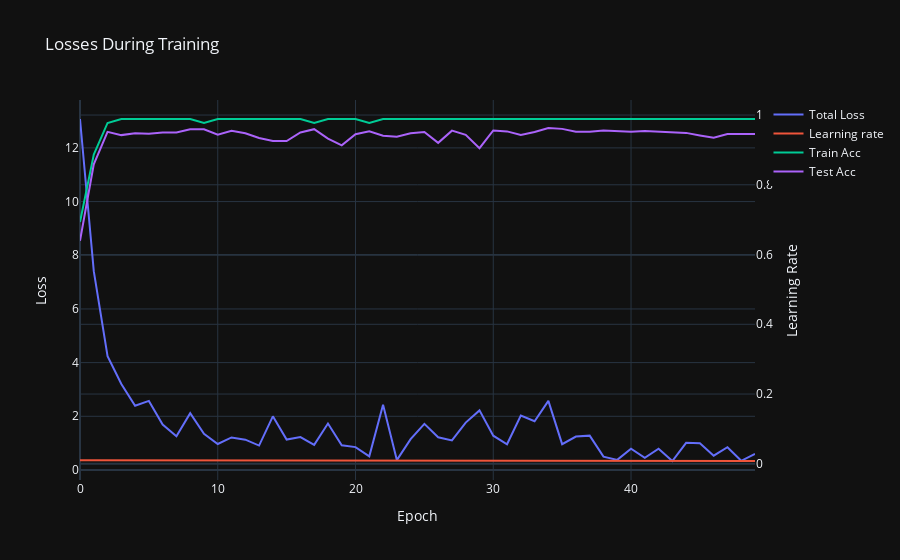

This figure's notebook cell:
### Code cell
import plotly.graph_objects as go

# Unpack the losses
total_losses, learning_rates, train_accuracies, test_accuracies = zip(*training)

# Create a figure
fig = go.Figure()

# Add traces for pairwise and regularization losses
fig.add_trace(go.Scatter(x=list(range(len(total_losses))), y=total_losses, mode='lines', name='Total Loss'))

# Create a secondary y-axis for the total loss
fig.update_layout(
    yaxis=dict(title='Pairwise and Regularization Loss'),
    yaxis2=dict(title='Learning Rate', overlaying='y', side='right')
)

# Add the total loss trace
fig.add_trace(go.Scatter(x=list(range(len(learning_rates))), y=learning_rates, mode='lines', name='Learning rate', yaxis='y2'))
fig.add_trace(go.Scatter(x=list(range(len(train_accuracies))), y=train_accuracies, mode='lines', name='Train Acc', yaxis='y2'))
fig.add_trace(go.Scatter(x=list(range(len(test_accuracies))), y=test_accuracies, mode='lines', name='Test Acc', yaxis='y2'))

# Update layout
fig.update_layout(title='Losses During Training', xaxis_title='Epoch', yaxis_title='Loss')
fig.update_layout(template='plotly_dark')

# Show the figure
fig.show()

### Figure 1 — Plotly figure (JSON) as saved in the notebook; plotly's stock layout.template omitted (floating-point values rounded to 4 significant figures)
{"data": [{"mode": "lines", "name": "Total Loss", "type": "scatter", "x": [0, 1, 2, 3, 4, 5, 6, 7, 8, 9, 10, 11, 12, 13, 14, 15, 16, 17, 18, 19, 20, 21, 22, 23, 24, 25, 26, 27, 28, 29, 30, 31, 32, 33, 34, 35, 36, 37, 38, 39, 40, 41, 42, 43, 44, 45, 46, 47, 48, 49], "y": [13.08, 7.407, 4.244, 3.201, 2.391, 2.573, 1.695, 1.261, 2.115, 1.35, 0.9669, 1.211, 1.128, 0.9095, 1.997, 1.134, 1.225, 0.9365, 1.731, 0.9188, 0.8511, 0.5067, 2.434, 0.3685, 1.146, 1.719, 1.218, 1.101, 1.766, 2.22, 1.278, 0.9567, 2.03, 1.814, 2.573, 0.9614, 1.244, 1.278, 0.4968, 0.3755, 0.7905, 0.4563, 0.794, 0.3342, 1.012, 0.9923, 0.5335, 0.8496, 0.3423, 0.5986]}, {"mode": "lines", "name": "Learning rate", "type": "scatter", "x": [0, 1, 2, 3, 4, 5, 6, 7, 8, 9, 10, 11, 12, 13, 14, 15, 16, 17, 18, 19, 20, 21, 22, 23, 24, 25, 26, 27, 28, 29, 30, 31, 32, 33, 34, 35, 36, 37, 38, 39, 40, 41, 42, 43, 44, 45, 46, 47, 48, 49], "y": [0.01, 0.01, 0.01, 0.01, 0.01, 0.01, 0.01, 0.01, 0.01, 0.01, 0.01, 0.01, 0.01, 0.01, 0.01, 0.01, 0.01, 0.01, 0.01, 0.01, 0.01, 0.01, 0.01, 0.01, 0.01, 0.01, 0.01, 0.01, 0.01, 0.01, 0.01, 0.01, 0.01, 0.01, 0.008, 0.008, 0.008, 0.008, 0.008, 0.008, 0.008, 0.008, 0.008, 0.008, 0.008, 0.008, 0.008, 0.008, 0.008, 0.008], "yaxis": "y2"}, {"mode": "lines", "name": "Train Acc", "type": "scatter", "x": [0, 1, 2, 3, 4, 5, 6, 7, 8, 9, 10, 11, 12, 13, 14, 15, 16, 17, 18, 19, 20, 21, 22, 23, 24, 25, 26, 27, 28, 29, 30, 31, 32, 33, 34, 35, 36, 37, 38, 39, 40, 41, 42, 43, 44, 45, 46, 47, 48, 49], "y": [0.6932, 0.8864, 0.9773, 0.9886, 0.9886, 0.9886, 0.9886, 0.9886, 0.9886, 0.9773, 0.9886, 0.9886, 0.9886, 0.9886, 0.9886, 0.9886, 0.9886, 0.9773, 0.9886, 0.9886, 0.9886, 0.9773, 0.9886, 0.9886, 0.9886, 0.9886, 0.9886, 0.9886, 0.9886, 0.9886, 0.9886, 0.9886, 0.9886, 0.9886, 0.9886, 0.9886, 0.9886, 0.9886, 0.9886, 0.9886, 0.9886, 0.9886, 0.9886, 0.9886, 0.9886, 0.9886, 0.9886, 0.9886, 0.9886, 0.9886], "yaxis": "y2"}, {"mode": "lines", "name": "Test Acc", "type": "scatter", "x": [0, 1, 2, 3, 4, 5, 6, 7, 8, 9, 10, 11, 12, 13, 14, 15, 16, 17, 18, 19, 20, 21, 22, 23, 24, 25, 26, 27, 28, 29, 30, 31, 32, 33, 34, 35, 36, 37, 38, 39, 40, 41, 42, 43, 44, 45, 46, 47, 48, 49], "y": [0.6397, 0.8584, 0.9518, 0.9424, 0.948, 0.9463, 0.9501, 0.9501, 0.9591, 0.9591, 0.9437, 0.9548, 0.948, 0.9343, 0.9258, 0.9254, 0.9501, 0.9595, 0.9326, 0.913, 0.945, 0.9535, 0.9407, 0.9377, 0.9475, 0.9514, 0.9203, 0.9552, 0.9433, 0.9049, 0.9557, 0.9531, 0.9429, 0.9514, 0.9629, 0.9603, 0.9522, 0.9518, 0.9557, 0.9531, 0.9522, 0.9539, 0.9518, 0.9493, 0.9488, 0.9416, 0.9352, 0.9458, 0.9454, 0.9458], "yaxis": "y2"}], "layout": {"title": {"text": "Losses During Training"}, "xaxis": {"title": {"text": "Epoch"}}, "yaxis": {"title": {"text": "Loss"}}, "yaxis2": {"overlaying": "y", "side": "right", "title": {"text": "Learning Rate"}}}}
